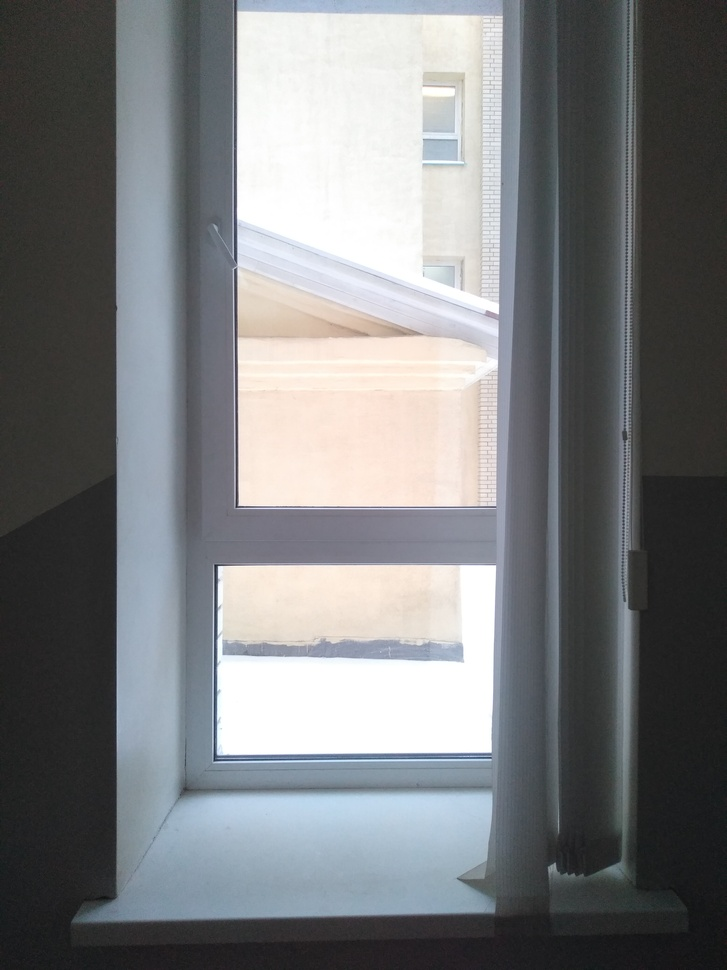
#> input picture src/1.jpg, 727 x 970 px, shrunk from 3120 x 4160 before the run
$ python hist.py src/1.jpg
#> lines starting #> are read from the running program, lines starting #| are printed output that depends on the picture
from matplotlib import pyplot
import cv2
from sys import argv


def draw_hist(img):
    color = ('r', 'g', 'b')
#> color = ('r', 'g', 'b')
    for i, col in enumerate(color):
        hist = cv2.calcHist([img], [i], None, [256], [0, 256])
        pyplot.plot(hist, color=col)
        pyplot.xlim([0, 256])
#> this loop made 3 passes
    pyplot.show()
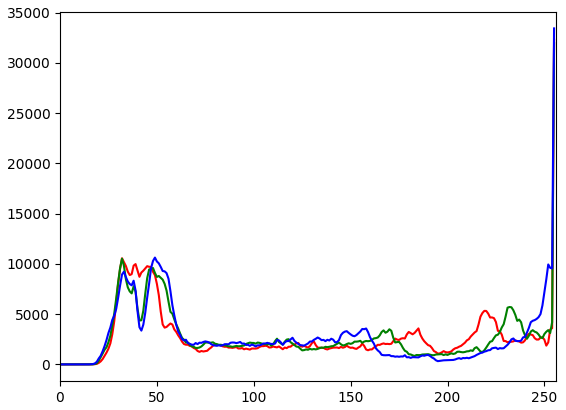
#> figure drawn by matplotlib, 1 panel; curve peaks at x = 255, y = 32294; curve peaks at x = 255, y = 31963; curve peaks at x = 255, y = 33432


if __name__ == "__main__":
    draw_hist(cv2.imread(argv[1]))

$ run again, on src/3.jpg
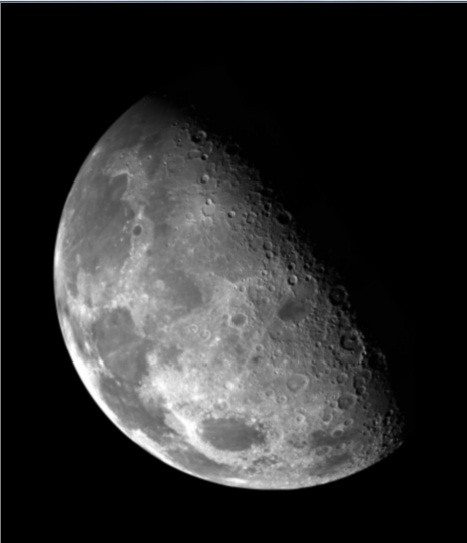
#> input picture src/3.jpg, 467 x 543 px
#> color = ('r', 'g', 'b')
#> the loop in draw_hist, `for i, col in enumerate(color):` made 3 passes
#> in draw_hist, `pyplot.show()`:
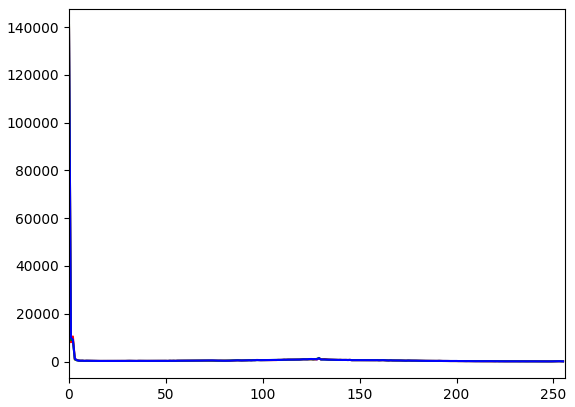
#> figure drawn by matplotlib, 1 panel; curve peaks at x = 0, y = 139840; curve peaks at x = 0, y = 140671; curve peaks at x = 0, y = 139122

$ run again, on src/cat1.jpg
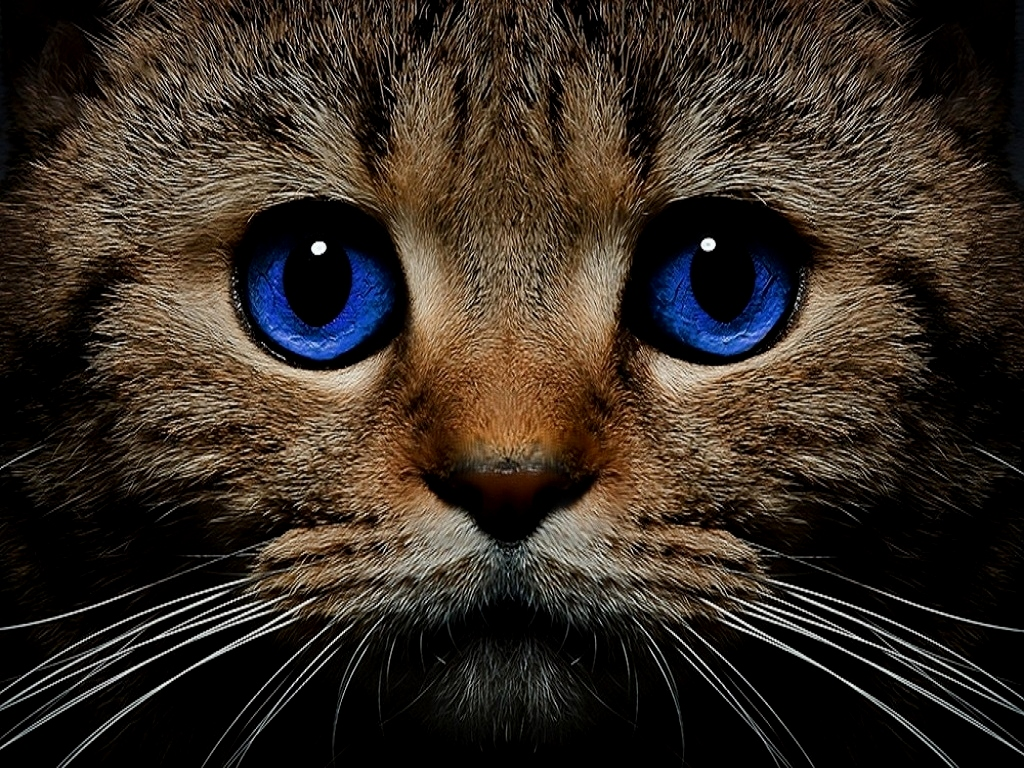
#> input picture src/cat1.jpg, 1024 x 768 px
#> color = ('r', 'g', 'b')
#> the loop in draw_hist, `for i, col in enumerate(color):` made 3 passes
#> in draw_hist, `pyplot.show()`:
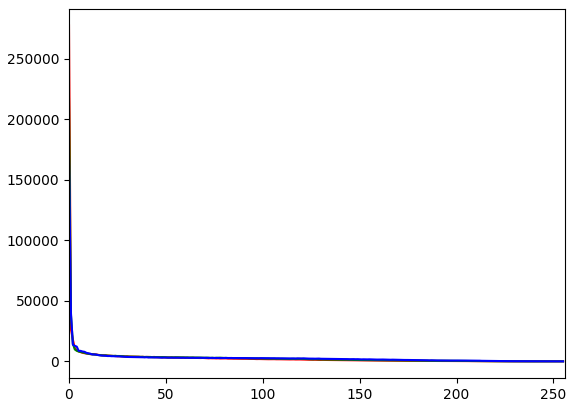
#> figure drawn by matplotlib, 1 panel; curve peaks at x = 0, y = 277340; curve peaks at x = 0, y = 216770; curve peaks at x = 0, y = 167928

$ run again, on src/cat2.jpg
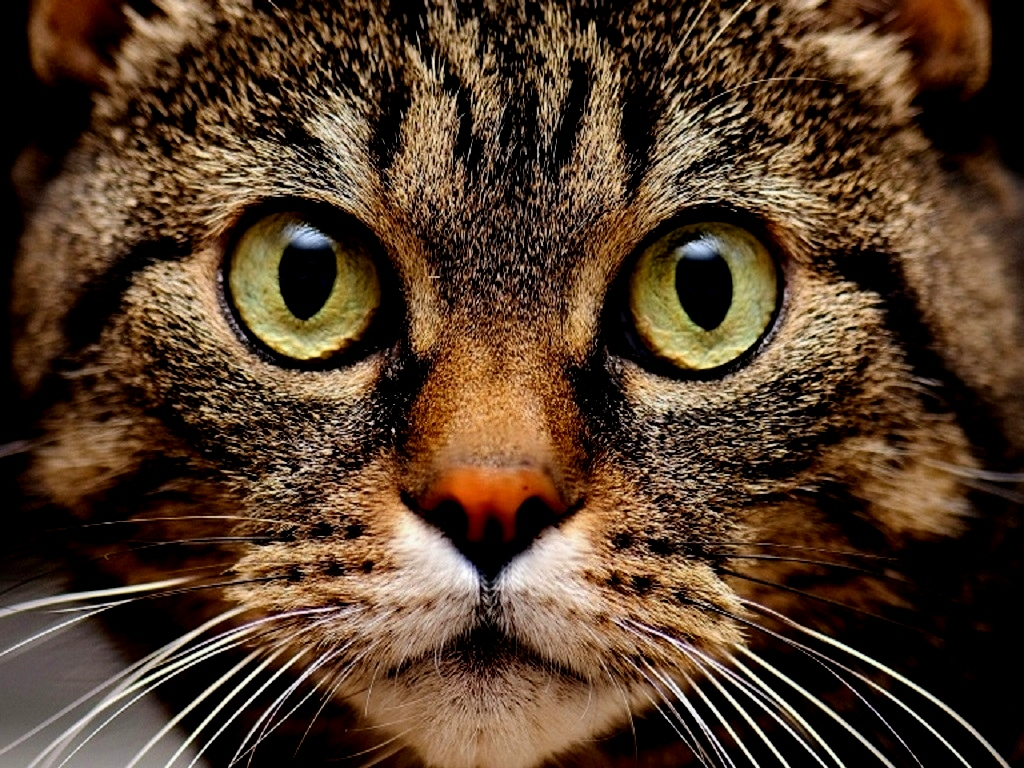
#> input picture src/cat2.jpg, 1024 x 768 px
#> color = ('r', 'g', 'b')
#> the loop in draw_hist, `for i, col in enumerate(color):` made 3 passes
#> in draw_hist, `pyplot.show()`:
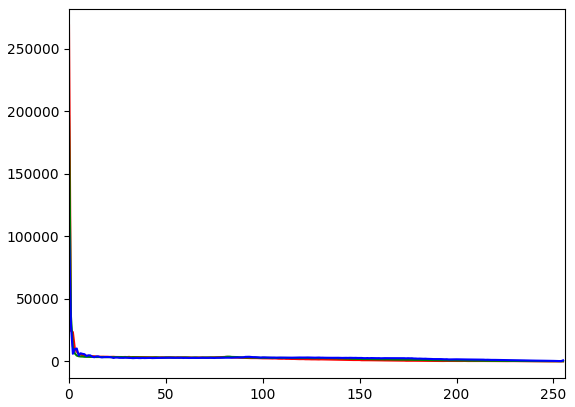
#> figure drawn by matplotlib, 1 panel; curve peaks at x = 0, y = 268856; curve peaks at x = 0, y = 196285; curve peaks at x = 0, y = 107521
